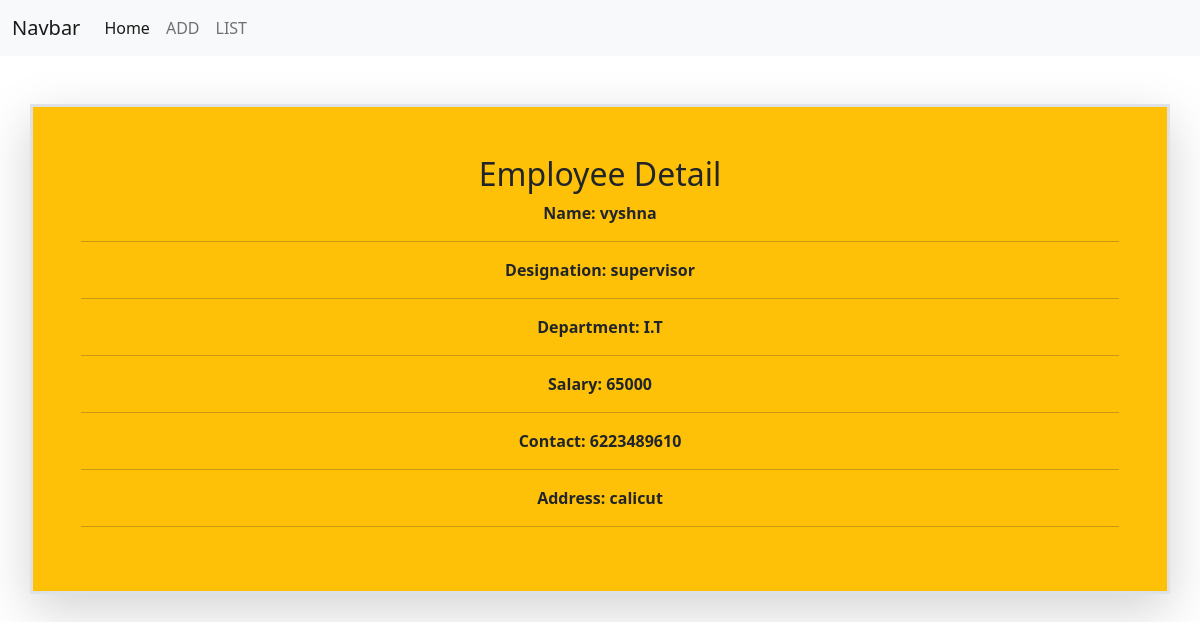
/employee/9/, run on the app's committed database.
### empapp/models.py (models this page shows)
class Employee(models.Model):
    name=models.CharField(max_length=50)
    designation=models.CharField(max_length=50)
    department=models.CharField(max_length=50)
    salary=models.PositiveIntegerField()
    contact=models.CharField(max_length=50)
    address=models.CharField(max_length=50)

### empapp/views.py (the view)
# urls.py: path('employee/<int:pk>/',views.EmployeeDetailView.as_view(),name='emp-detail'),
class EmployeeDetailView(View):
    def get(self,request,*args,**kwargs):
        id=kwargs.get("pk")
        qs=Employee.objects.get(id=id)
        return render(request,'empdetail.html',{'employee':qs})

### empapp/templates/empdetail.html (shortened to what this page needs)
{%extends 'base.html'%}
{%block main_block%}
<div class="container mt-5">
    <div class="row">
        <div class="col-4 border border-3 fw-bold text-center shadow-lg bg-warning w-100 p-5">
            <h1 class="text-center fs-2">Employee Detail</h1>
          Name:  {{employee.name}}
          <hr>
          Designation: {{employee.designation}}
          <hr>
          Department: {{employee.department}}
          <hr>
          Salary: {{employee.salary}}
          <hr>
          Contact: {{employee.contact}}
          <hr>
          Address: {{employee.address}}
          <hr>
        </div>
    </div>
</div>
{%endblock%}

### data on the page
Employee: name "vyshna", designation "supervisor", department "I.T", salary "65000", contact "6223489610", address "calicut"
